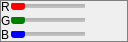
<?xml version="1.0" encoding="UTF-8"?>
<ui version="4.0">
 <class>ColorSelector</class>
 <widget class="QWidget" name="ColorSelector">
  <property name="geometry">
   <rect>
    <x>0</x>
    <y>0</y>
    <width>128</width>
    <height>42</height>
   </rect>
  </property>
  <property name="windowTitle">
   <string>Form</string>
  </property>
  <property name="styleSheet">
   <string notr="true">#ColorSelector{border:1px groove gray;}</string>
  </property>
  <layout class="QGridLayout" name="gridLayout_2">
   <property name="leftMargin">
    <number>1</number>
   </property>
   <property name="topMargin">
    <number>0</number>
   </property>
   <property name="rightMargin">
    <number>1</number>
   </property>
   <property name="bottomMargin">
    <number>0</number>
   </property>
   <property name="spacing">
    <number>0</number>
   </property>
   <item row="0" column="0">
    <widget class="QLabel" name="label">
     <property name="text">
      <string>R</string>
     </property>
    </widget>
   </item>
   <item row="0" column="1">
    <widget class="QSlider" name="slider_R">
     <property name="styleSheet">
      <string notr="true">QSlider::groove:horizontal {
     border: 0px solid #999999;
     height: 4px; /* the groove expands to the size of the slider by default. by giving it a height, it has a fixed size */
     background: qlineargradient(x1:0, y1:0, x2:0, y2:1, stop:0 #B1B1B1, stop:1 #c4c4c4);
     margin: 2px 0;
 }

 QSlider::handle:horizontal {
     /*background: qlineargradient(x1:0, y1:0, x2:1, y2:1, stop:0 #b4b4b4, stop:1 #8f8f8f);*/
	 background: red;
     border: 0px solid #5c5c5c;
     width: 14px;
     margin: -2px 0; /* handle is placed by default on the contents rect of the groove. Expand outside the groove */
     border-radius: 3px;
 }

QSlider {
padding: -4px 0px -4px 0px;
}
</string>
     </property>
     <property name="maximum">
      <number>255</number>
     </property>
     <property name="orientation">
      <enum>Qt::Horizontal</enum>
     </property>
    </widget>
   </item>
   <item row="1" column="0">
    <widget class="QLabel" name="label_2">
     <property name="text">
      <string>G</string>
     </property>
    </widget>
   </item>
   <item row="1" column="1">
    <widget class="QSlider" name="slider_G">
     <property name="styleSheet">
      <string notr="true">QSlider::groove:horizontal {
     border: 0px solid #999999;
     height: 4px; /* the groove expands to the size of the slider by default. by giving it a height, it has a fixed size */
     background: qlineargradient(x1:0, y1:0, x2:0, y2:1, stop:0 #B1B1B1, stop:1 #c4c4c4);
     margin: 2px 0;
 }

 QSlider::handle:horizontal {
     /*background: qlineargradient(x1:0, y1:0, x2:1, y2:1, stop:0 #b4b4b4, stop:1 #8f8f8f);*/
	 background: green;
     border: 0px solid #5c5c5c;
     width: 14px;
     margin: -2px 0; /* handle is placed by default on the contents rect of the groove. Expand outside the groove */
     border-radius: 3px;
 }

QSlider {
padding: -4px 0px -4px 0px;
}
</string>
     </property>
     <property name="maximum">
      <number>255</number>
     </property>
     <property name="orientation">
      <enum>Qt::Horizontal</enum>
     </property>
    </widget>
   </item>
   <item row="2" column="0">
    <widget class="QLabel" name="label_3">
     <property name="text">
      <string>B</string>
     </property>
    </widget>
   </item>
   <item row="2" column="1">
    <widget class="QSlider" name="slider_B">
     <property name="styleSheet">
      <string notr="true">QSlider::groove:horizontal {
     border: 0px solid #999999;
     height: 4px; /* the groove expands to the size of the slider by default. by giving it a height, it has a fixed size */
     background: qlineargradient(x1:0, y1:0, x2:0, y2:1, stop:0 #B1B1B1, stop:1 #c4c4c4);
     margin: 2px 0;
 }

 QSlider::handle:horizontal {
     /*background: qlineargradient(x1:0, y1:0, x2:1, y2:1, stop:0 #b4b4b4, stop:1 #8f8f8f);*/
	 background: blue;
     border: 0px solid #5c5c5c;
     width: 14px;
     margin: -2px 0; /* handle is placed by default on the contents rect of the groove. Expand outside the groove */
     border-radius: 3px;
 }

QSlider {
padding: -4px 0px -4px 0px;
}
</string>
     </property>
     <property name="maximum">
      <number>255</number>
     </property>
     <property name="orientation">
      <enum>Qt::Horizontal</enum>
     </property>
    </widget>
   </item>
   <item row="0" column="2" rowspan="3">
    <widget class="ColorLabel" name="color_label" native="true">
     <property name="sizePolicy">
      <sizepolicy hsizetype="Preferred" vsizetype="Preferred">
       <horstretch>0</horstretch>
       <verstretch>0</verstretch>
      </sizepolicy>
     </property>
     <property name="minimumSize">
      <size>
       <width>42</width>
       <height>42</height>
      </size>
     </property>
     <property name="maximumSize">
      <size>
       <width>42</width>
       <height>42</height>
      </size>
     </property>
     <layout class="QGridLayout" name="gridLayout">
      <property name="leftMargin">
       <number>0</number>
      </property>
      <property name="topMargin">
       <number>0</number>
      </property>
      <property name="rightMargin">
       <number>0</number>
      </property>
      <property name="bottomMargin">
       <number>0</number>
      </property>
      <property name="spacing">
       <number>0</number>
      </property>
     </layout>
    </widget>
   </item>
  </layout>
 </widget>
 <customwidgets>
  <customwidget>
   <class>ColorLabel</class>
   <extends>QWidget</extends>
   <header>ColorLabel.h</header>
   <container>1</container>
  </customwidget>
 </customwidgets>
 <resources/>
 <connections/>
</ui>
